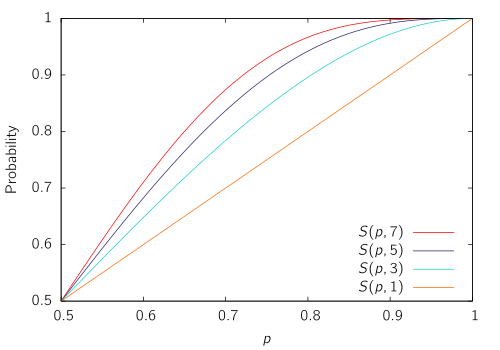

Write gnuplot code to recreate this figure.
set style line 1 lc rgbcolor "#ff0000" lw 2
set style line 2 lc rgbcolor "#222266" lw 2
set style line 3 lc rgbcolor "#11cccc" lw 2
set style line 4 lc rgbcolor "#ff6600" lw 2
set style line 5 lc rgbcolor "#777777" lw 2
set style line 6 lc rgbcolor "#22aa88" lw 2
set style increment user
set size 0.7,0.7

set term epslatex color solid header "\\usepackage[T1]{fontenc}\n\\usepackage{cmbright}\n\\renewcommand*\\familydefault{\\sfdefault}" standalone
set output 'lec2_2.tex'

set size 1,1

set key bottom spacing 1.2
set ylabel 'Probability' offset 1.5,0
set xlabel '$p$'
plot [0.5:1] x**7+7*x**6*(1-x)+21*x**5*(1-x)**2+35*x**4*(1-x)**3 t '$S(p,7)$', x**5+5*x**4*(1-x)+10*x**3*(1-x)**2 t '$S(p,5)$', x*x*(3-2*x) t '$S(p,3)$', x t '$S(p,1)$'
set output
!epstopdf lec2_2-inc.eps
!pdflatex lec2_2.tex
